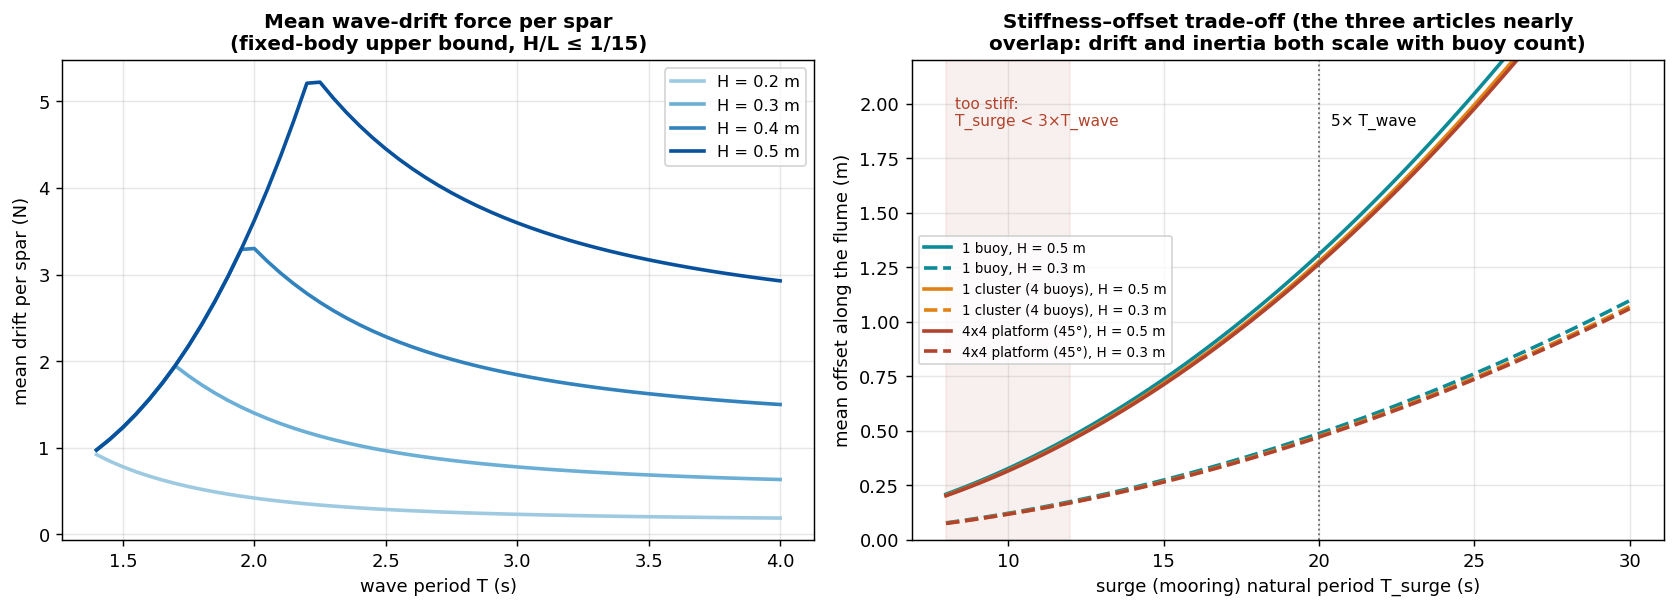

Source code (Python):
"""Flume station-keeping mooring sizing for the OSU LWF test articles: 1 buoy (Phase 1),
1 cluster of 4 buoys (Phase 2), and the 4x4 platform (Phase 3, 45 deg test orientation).

Scope (per the TEAMER response): the flume mooring is STATION-KEEPING ONLY -- it holds the
article in the test section against the mean wave-drift force without disturbing the measured
wave-frequency response (free decay, heave/pitch RAOs, accelerations). The field site is deep
water, so a 2.7 m flume cannot host a scale model of the field mooring; this is an equivalent
soft horizontal mooring.

Per article it computes:
  1. Horizontal inertia  M_h = structural mass + low-frequency surge added mass (Capytaine BEM).
  2. Mean wave-drift force (head seas), conservative upper bound: splash-zone Morison drag drift
     on every surface-piercing spar with the body held fixed,
         F_d = (2 / 3 pi) rho Cd D A U^2 ,   U = A w coth(k h),
     (drag integrated to the moving free surface; below the trough the cycle-mean drag is zero)
     plus a Havelock small-ka bound on the potential-flow drift,
         F_p = (5 pi^2/16) rho g a A^2 (ka)^3.
     No shielding credit between spars. Relative-velocity drift (body moving with the wave) is
     lower; the FloatSim moored runs refine it.
  3. Stiffness window: a SOFT bound so the surge natural period sits well above the wave band
     (T_surge >= 3-5 x T_wave_max), and the resulting mean offset delta = F / K_x.
  4. Line design for an X-spread of 4 horizontal lines at the waterline to wall anchors a
     distance L_a up/downstream: per-line axial stiffness, pretension that keeps the slack-side
     lines taut, the sway stiffness it gives, and two side-effect checks -- the heave geometric
     stiffness 4 T0 / l of the pretensioned lines vs the hydrostatic C33, and the mean trim if
     the lines attach ABOVE the waterline (the splash-zone drift acts at the waterline, so a line
     attached at height z makes a pitch moment F z; attaching at the waterline makes it zero).

Writes mooring_sizing.png + mooring_sizing.csv next to this script.  Run: python mooring_sizing.py
"""
# ruff: noqa: E702, RUF001  -- compact numeric lines; display typography in labels
from __future__ import annotations

import csv
from pathlib import Path

import matplotlib

matplotlib.use("Agg")
import matplotlib.pyplot as plt
import numpy as np

HERE = Path(__file__).resolve().parent
RHO, G = 998.0, 9.806
H_FLUME, W_FLUME = 2.7, 3.66                 # OSU LWF water depth (storm-wave max) and width
SPAR_D, CD_SPAR, PLATE_R = 0.1593, 1.2, 0.1437
M_BUOY = 21.52                               # OSU buoy, unloaded floating mass (osu_buoy_common)
C33_BUOY = 194.5                             # N/m, single-buoy heave waterplane stiffness
A11_BUOY = 18.87                             # kg, single-buoy low-freq surge added mass (BEM)
A11_ARRAY_PER_BUOY = 310.6 / 16              # kg, per buoy inside the 16-buoy array (coupled BEM)
C55_BUOY = (10.2 + 5.03) * (2 * np.pi / 2.11) ** 2   # N m/rad, from the validated 2.11 s pitch
T_WAVE = np.linspace(1.4, 4.0, 53)           # regular-wave sweep band (s)
T_WAVE_MAX = float(T_WAVE.max())
H_LIST = [0.2, 0.3, 0.4, 0.5]                # wave heights (m); moderate matrix, max 0.5 m
STEEP = 1 / 15                               # practical non-breaking cap on regular-wave H/L
S = 1.25 / 1.5                               # Phase-3 layout scale (2.5 m to buoy centres)
LAT_DIST = 0.10                              # nominal lateral disturbance = 10 % of surge drift


def k_fin(T: float, h: float = H_FLUME) -> float:
    w = 2 * np.pi / T; k = w * w / G
    for _ in range(100):
        k = w * w / (G * np.tanh(k * h))
    return k


def drift_per_spar(H: float, T: float) -> tuple[float, float, float]:
    """(F_drag, F_potential, H_used): mean drift force on one fixed surface-piercing spar."""
    k = k_fin(T); L = 2 * np.pi / k
    Hu = min(H, STEEP * L)
    A = Hu / 2; w = 2 * np.pi / T
    U = A * w / np.tanh(k * H_FLUME)
    Fd = (2 / (3 * np.pi)) * RHO * CD_SPAR * SPAR_D * A * U * U
    a = SPAR_D / 2
    Fp = (5 * np.pi**2 / 16) * RHO * G * a * A * A * (k * a) ** 3
    return Fd, Fp, Hu


def centres(n_cluster: int, rot_deg: float) -> np.ndarray:
    ang_c = np.deg2rad(np.array([0.0, 90.0, 180.0, 270.0])[:n_cluster] + rot_deg)
    ang_b = np.deg2rad(np.array([0.0, 90.0, 180.0, 270.0]) + rot_deg)
    arm = S * 1.0 if n_cluster > 1 else 0.0
    return np.array([(arm * np.cos(c) + 0.5 * S * np.cos(b),
                      arm * np.sin(c) + 0.5 * S * np.sin(b)) for c in ang_c for b in ang_b])


CL = centres(1, 0.0)              # Phase-2 cluster: 4 buoys, one points at each wall (worst)
PF = centres(4, 45.0)             # Phase-3 platform, 45 deg test orientation
ARTICLES = {
    "1 buoy": dict(n=1, M=M_BUOY, A=A11_BUOY, half_w=PLATE_R, C55=C55_BUOY,
                   z_top=0.718, top="spar top"),
    "1 cluster (4 buoys)": dict(n=4, M=4 * M_BUOY + 2.0, A=4 * A11_ARRAY_PER_BUOY,
                                half_w=float(np.abs(CL[:, 1]).max()) + PLATE_R,
                                C55=C33_BUOY * float((CL[:, 0] ** 2).sum()),
                                z_top=0.717, top="hub"),
    "4x4 platform (45°)": dict(n=16, M=16 * M_BUOY + 4 * 2.0 + 6.0, A=310.6,
                               half_w=float(np.abs(PF[:, 1]).max()) + PLATE_R,
                               C55=C33_BUOY * float((PF[:, 0] ** 2).sum()),
                               z_top=0.90, top="deck"),
}


def xspread(Kx: float, delta: float, A_w: float, L_a: float) -> dict:
    """X-spread of 4 waterline lines to wall anchors L_a up/downstream (lateral W/2)."""
    alpha = np.arctan2(W_FLUME / 2, L_a); ell = float(np.hypot(W_FLUME / 2, L_a))
    kl = Kx / (4 * np.cos(alpha) ** 2)                        # per-line axial stiffness
    T0 = 1.2 * kl * np.cos(alpha) * (delta + A_w)             # slack side stays taut (+20 %)
    Ky = 4 * kl * np.sin(alpha) ** 2 + 4 * T0 * np.cos(alpha) ** 2 / ell
    Kz = 4 * T0 / ell                                          # heave geometric stiffness
    return dict(alpha_deg=float(np.degrees(alpha)), ell=ell, kl=kl, T0=T0, Ky=Ky, Kz=Kz)


def main() -> None:
    import sys

    sys.stdout.reconfigure(encoding="utf-8")
    env = {}
    for H in H_LIST:
        vals = [drift_per_spar(H, T) for T in T_WAVE]
        tot = np.array([v[0] + v[1] for v in vals])
        i = int(np.argmax(tot))
        env[H] = dict(F=float(tot[i]), T=float(T_WAVE[i]), Fp=float(vals[i][1]))
    print("Mean drift per spar (fixed-body upper bound, head seas, h = 2.7 m, H/L <= 1/15):")
    for H, e in env.items():
        print(f"  H = {H:.1f} m: max {e['F']:5.2f} N at T = {e['T']:.2f} s "
              f"(potential-flow part {e['Fp']:.3f} N)")

    rows = []
    for name, a in ARTICLES.items():
        Mh = a["M"] + a["A"]
        F = a["n"] * env[max(H_LIST)]["F"]
        clear = W_FLUME / 2 - a["half_w"]
        trim = np.degrees(F * a["z_top"] / a["C55"])
        print(f"\n{name}:  M_h = {Mh:.1f} kg  drift(H=0.5) = {F:.1f} N  "
              f"clearance {clear:.2f} m/side"
              f"  C55 = {a['C55']:.0f} N·m/rad  trim if attached on {a['top']}: {trim:.1f}°"
              f" (waterline: 0°)")
        for Ts in (12.0, 15.0, 20.0):
            Kx = Mh * (2 * np.pi / Ts) ** 2
            off = {H: a["n"] * env[H]["F"] / Kx for H in H_LIST}
            for L_a in (5.0, 10.0):
                x = xspread(Kx, off[max(H_LIST)], max(H_LIST) / 2, L_a)
                Tsway = 2 * np.pi * np.sqrt(Mh / x["Ky"])
                lat = LAT_DIST * F / x["Ky"]
                print(f"  T_surge {Ts:4.0f} s, anchors {L_a:4.1f} m: Kx {Kx:6.1f} N/m, k_line "
                      f"{x['kl']:5.1f}, T0 {x['T0']:5.1f} N | offset H0.3 {off[0.3]:.2f} m, "
                      f"H0.5 {off[0.5]:.2f} m | "
                      f"heave geo {100 * x['Kz'] / (a['n'] * C33_BUOY):.2f}%"
                      f" | T_sway {Tsway:4.0f} s, lateral {lat:.2f} m")
                rows.append(dict(article=name, T_surge_s=Ts, anchor_dist_m=L_a,
                                 Mh_kg=round(Mh, 1), Kx_Npm=round(Kx, 2),
                                 k_line_Npm=round(x["kl"], 2), line_len_m=round(x["ell"], 2),
                                 line_angle_deg=round(x["alpha_deg"], 1),
                                 pretension_N=round(x["T0"], 2), drift_H05_N=round(F, 2),
                                 **{f"offset_H{H}_m": round(off[H], 3) for H in H_LIST},
                                 heave_geo_pct=round(100 * x["Kz"] / (a["n"] * C33_BUOY), 3),
                                 T_sway_s=round(Tsway, 1), lateral_offset_m=round(lat, 3),
                                 clearance_m=round(clear, 3), trim_top_deg=round(trim, 2)))
    with (HERE / "mooring_sizing.csv").open("w", newline="", encoding="utf-8") as fh:
        wr = csv.DictWriter(fh, fieldnames=list(rows[0].keys()))
        wr.writeheader(); wr.writerows(rows)

    fig, ax = plt.subplots(1, 2, figsize=(13, 4.8))
    for H, c in zip(H_LIST, ["#9ecae1", "#6baed6", "#3182bd", "#08519c"], strict=True):
        ax[0].plot(T_WAVE, [sum(drift_per_spar(H, T)[:2]) for T in T_WAVE], color=c, lw=2,
                   label=f"H = {H:.1f} m")
    ax[0].set_xlabel("wave period T (s)"); ax[0].set_ylabel("mean drift per spar (N)")
    ax[0].set_title("Mean wave-drift force per spar\n(fixed-body upper bound, H/L ≤ 1/15)",
                    fontsize=11, fontweight="bold")
    ax[0].legend(fontsize=9); ax[0].grid(alpha=0.3)
    Ts = np.linspace(8, 30, 100)
    for (name, a), c in zip(ARTICLES.items(), ["#0c8b96", "#e08214", "#b2432c"], strict=True):
        Mh = a["M"] + a["A"]
        for H, ls in [(0.5, "-"), (0.3, "--")]:
            ax[1].plot(Ts, a["n"] * env[H]["F"] / (Mh * (2 * np.pi / Ts) ** 2), ls, color=c,
                       lw=2, label=f"{name}, H = {H} m")
    ax[1].axvspan(8, 3 * T_WAVE_MAX, color="#b2432c", alpha=0.08)
    ax[1].text(8.3, 1.9, "too stiff:\nT_surge < 3×T_wave", fontsize=8.5, color="#b2432c")
    ax[1].axvline(5 * T_WAVE_MAX, color="0.4", ls=":", lw=1)
    ax[1].text(5 * T_WAVE_MAX + 0.4, 1.9, "5× T_wave", fontsize=8.5)
    ax[1].set_ylim(0, 2.2)
    ax[1].set_xlabel("surge (mooring) natural period T_surge (s)")
    ax[1].set_ylabel("mean offset along the flume (m)")
    ax[1].set_title("Stiffness–offset trade-off (the three articles nearly\noverlap: drift and "
                    "inertia both scale with buoy count)", fontsize=11, fontweight="bold")
    ax[1].legend(fontsize=7.5); ax[1].grid(alpha=0.3)
    fig.tight_layout(); fig.savefig(HERE / "mooring_sizing.png", dpi=130, bbox_inches="tight")
    print("\nwrote mooring_sizing.csv, mooring_sizing.png")


if __name__ == "__main__":
    main()
